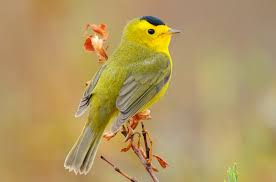
#> input picture Programming with machine learning/OpenCV/Cropping an image/bird4.jpg, 276 x 182 px
$ python main.py
#> lines starting #> are read from the running program, lines starting #| are printed output that depends on the picture; after the words box and inside, x2 and y2 are one past the last pixel; in counts of white or black regions, pixels touching at a corner belong together
#Import OpenCV
import cv2

# Using cv2.imread() method to read the file specified.
img = cv2.imread("bird4.jpg")
#> img is the input picture: shape (182, 276, 3); mean B, G, R 97.4, 152, 177.5

print(img.shape)
#| (182, 276, 3)

# Create a copy of the image to highlight the area of interest from which
# the cropped copy is to be created.
area_of_interest = img.copy()
# Draw a red rectangle around the top bird by
# setting pixel values to red.
# This is not necessary, but is done in this example to highlight
# the area to be retrieved by cropping.
area_of_interest[10:60,100:180] = [0,0,255]
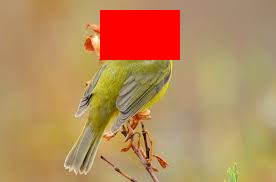
#> area_of_interest: shape (182, 276, 3); 7.96% of pixels changed, all inside (x1, y1, x2, y2) = (100, 10, 180, 60)


# Display the area_of_interest image
cv2.imshow('Area of interest', area_of_interest)
# Waits for user to press any key
cv2.waitKey(0)

# Creates a cropped version of the original version
# that only contains the area of interest.
# The slice includes all pixels in rows 800 to 1050 and columns 2850:3630.
cropped = img[10:60,100:180]
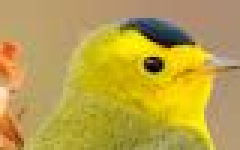
#> cropped: shape (50, 80, 3) (shown 3 times larger); mean B, G, R 70.3, 161.8, 187.1

# Display the cropped image
cv2.imshow('Cropped image', cropped)
#
# Waits for user to press any key
cv2.waitKey(0)

# closing all open windows
cv2.destroyAllWindows()
